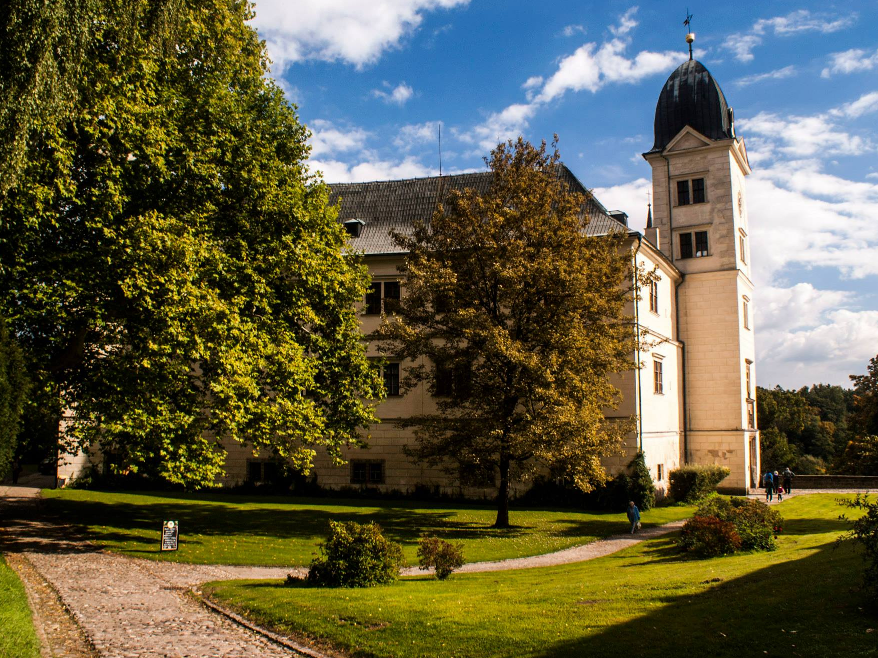
#> input picture imgs/castle.png, 878 x 658 px; the run also reads 1 picture not shown here
$ python main_synthesize_sheet.py --sheet imgs/castle.png --background imgs/debussy.png --output out.png   (older library calls are emulated)
#> lines starting #> are read from the running program, lines starting #| are printed output that depends on the picture; after the words box and inside, x2 and y2 are one past the last pixel; in counts of white or black regions, pixels touching at a corner belong together
### omrsynth/util/io.py
"""
This module implements several shortcuts for loading and saving images.
"""

import numpy as np
import PIL.Image
import skimage.io
import skimage.util
import skimage.color

# Pillow quantization methods
MEDIAN_CUT = 0
MAX_COVERAGE = 1


# [104 lines left out: functions load_binary_float, load_rgb_float, load_float, load_uint8, load_rgb_uint8, load_and_quantize, not called in this run]


def save_image(filename, image_array):
    skimage.io.imsave(filename, image_array)


def save_image_gray(filename, image_array):
    image_gray = skimage.color.rgb2gray(image_array)
    skimage.io.imsave(filename, image_gray)


# [7 lines left out: function image_dims, not called in this run]

### omrsynth/ink.py
"""
This module should simulate ink layer of music sheets...
TODO: Print vs. handwritten ink; degradation parameters and simulation.
"""

import numpy as np
import cv2
import util


# [34 lines left out: function basic_print, not called in this run]

### omrsynth/util/general.py
"""
This module contains general utils that are not worth to separate into
individual modules (at the time of their creation, may be changed in future).
"""

import numpy as np


# [53 lines left out: functions clip_number, clip_image, repeat_to_3_channels, linear_transform, not called in this run]

### omrsynth/omrsynth.py
"""
This module combines individual layers into the resulting synthetic image.
"""

import util.blendops as blendops
import util.imops as imops

import util.general

import util.io as io
import logging
import matplotlib.pyplot as plt
import numpy as np
import skimage.morphology as morph
import os.path


def combine(sheet_mask, background, fg_struct=1.0, sat_scale=0.45,
            hue_shift=0.0, lev_min=0.15, exp=1.0, out_part=0.3):
    """
    Experimental combination of a sheet image layer with a background layer.
    :param sheet_mask:
    :param background:
    :param fg_struct: How much the background texture affects the foreground
    ink (0.0 without texture, 1.0 fully affected by the texture)
    :param sat_scale: Level of foreground saturation (0.0 desaturated, 1.0 fully
    saturated)
    :param hue_shift: Shift in foreground hue (0.0 no shift)
    :param lev_min: Affects ink density (0.0 fully dense, 1.0 invisible)
    :param exp: Affects "darkness" of the ink (1.0 normal, < 1.0 lighter,
    > 1.0 darker)
    :param out_part: Intensity of ink dissolving on the foreground outline
    (0.0 no outline - sharp borders, 0.3-0.5 fair borders, 1.0 sharp and bold)
    :return:
    """

    morph_selem = np.ones((3, 3))
    sheet_mask_eroded = morph.erosion(sheet_mask, selem=morph_selem)

    # Enable blending with RGB by converting grayscale to 3 channels
    sheet_rgb = util.general.repeat_to_3_channels(1 - sheet_mask).astype(np.bool)
    sheet_eroded_rgb = util.general.repeat_to_3_channels(sheet_mask_eroded)

    # Perform experimental blending simulating printed music sheet
    added = blendops.addition(background, sheet_eroded_rgb)
    white_bal = imops.white_balance(added)
    white_bal = blendops.normal(white_bal, sheet_eroded_rgb, fg_struct)
    sat_scaled = imops.hsv_scale(white_bal, sat_scale)
    levels = util.general.linear_transform(sat_scaled, y_min=lev_min)
    masked = blendops.addition(sheet_eroded_rgb, levels)

    overlay_sharp = blendops.multiply(masked, background) ** exp
    overlay_sharp = imops.hsv_scale(overlay_sharp, hue_shift=hue_shift)

    # Outline:
    morph_mask = 1 - sheet_mask
    dilated = morph.binary_dilation(morph_mask)
    outer_outline = np.logical_xor(dilated, morph_mask)
    outer_outline = util.general.repeat_to_3_channels(outer_outline)

    overlay_final = background.copy()
    overlay_final[sheet_rgb] = overlay_sharp[sheet_rgb]

    overlay_final[outer_outline] *= overlay_sharp[outer_outline]
    u, v = out_part, 1 - out_part
    overlay_final[outer_outline] = (u * overlay_final[outer_outline] ** exp
                                    + v * background[outer_outline])

    overlay_final = np.clip(overlay_final, 0, 1)
    return overlay_final


# [99 lines left out: functions main, pixel_cnn_experiment, generate_groundtruth, not called in this run]


# [10 lines that do not run on import are left out]

### omrsynth/util/blendops.py
"""
This module implements several blending operations of two image layers.
All the images are expected to be Numpy arrays of floats between 0.0 and 1.0
and of the same dimensions. The output is an image of the same size.
See https://en.wikipedia.org/wiki/Blend_modes for more information.
"""

import numpy as np
import skimage.color
import general


# [341 lines left out: functions normal, multiply, screen, overlay, hard_light, soft_light and 13 more, not called in this run]

### main_synthesize_sheet.py
"""
Script for synthesizing sheets using OMRSynth.
"""

import argparse

import omrsynth.util.io as io
from omrsynth.ink import basic_print
from omrsynth.omrsynth import combine


def parse_args():
    parser = argparse.ArgumentParser('OMRSynth sheet generator')

    parser.add_argument('--sheet', type=str, required=True,
                        help='Path to the binary sheet image file.')
    parser.add_argument('--background', type=str, required=True,
                        help='Path to the background image file.')
    parser.add_argument('--output', type=str, required=True,
                        help='Path to the generated sheet image.')

    # Parameters of basic print simulation
    parser.add_argument('--level', type=float, required=False, default=0.1,
                        help='Level of printed noise degradation.')
    parser.add_argument('--blur', type=int, required=False, default=3,
                        help='Size of the blurring kernel.')

    # Parameters for combining the simulated print with background
    parser.add_argument('--leak', type=float, required=False, default=1.0,
                        help='How much the background roughness affects the '
                             'foreground ink (0.0 no affection, 1.0 fully '
                             'affected by the texture.')
    parser.add_argument('--saturation', type=float, required=False,
                        default=0.45, help='Level of ink saturation (0.0 '
                                           'desaturated, 1.0 fully saturated.')
    parser.add_argument('--hue_shift', type=float, required=False, default=0.0,
                        help='Shift of foreground ink hue (0.0 no shift, '
                             'typically +/- some small value)')
    parser.add_argument('--density', type=float, required=False, default=0.15,
                        help='Affects ink density in a different way than '
                             'saturation (0.0 fully dense, 1.0 invisible).')
    parser.add_argument('--darkness', type=float, required=False, default=1.0,
                        help='Affects "darkness" of the ink (1.0 normal, < 1.0'
                             ' lighter, > 1.0 darker).')
    parser.add_argument('--outline', type=float, required=False, default=0.3,
                        help='Intensity of ink dissolving on the foreground '
                             'outline (0.0 no outline - sharp borders, '
                             '0.3-0.5 fair borders, 1.0 sharp and bolder)')

    return parser.parse_args()


def main():
    args = parse_args()

    binary_sheet = io.load_binary_float(args.sheet)
#> in load_binary_float, image is the input picture: shape (658, 878, 3); mean R, G, B 96.1, 93.4, 68.8
#> in load_binary_float, `image = skimage.color.rgb2gray(image)`:
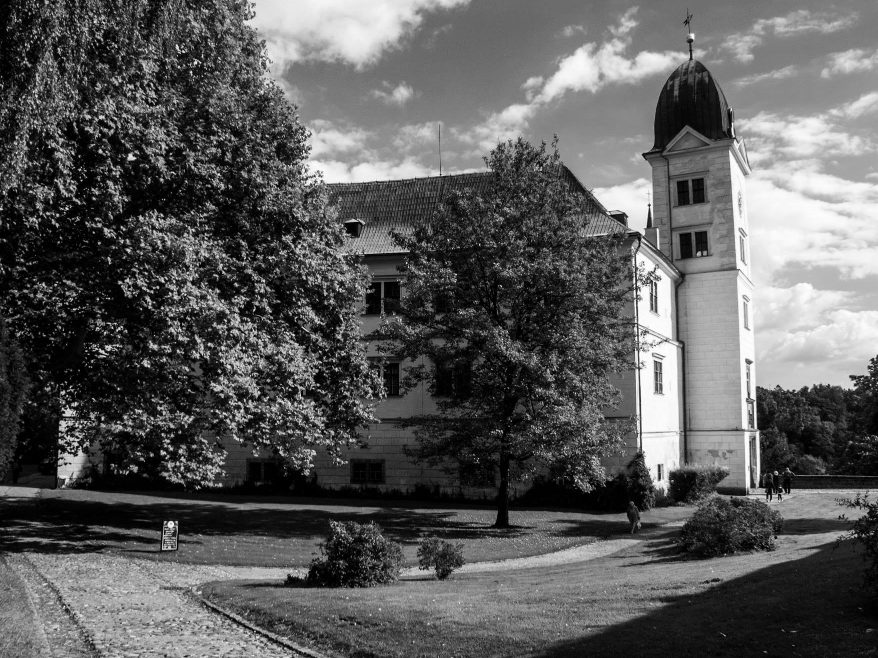
#> image: shape (658, 878) float64; min 0, max 0.999, mean 0.362
#> in load_binary_float, `binary = image >= 0.5 * (image.max() - image.min())`:
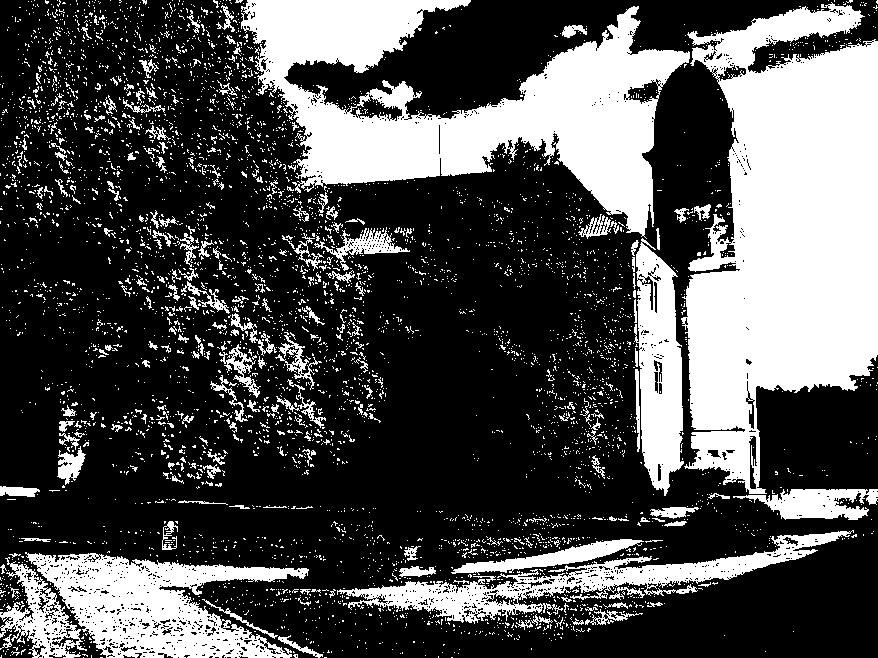
#> binary: shape (658, 878) bool; 31.3% white; 4733 white regions (4500 under 20 px), largest, box (x1, y1, x2, y2) and area: (681, 2, 878, 494) 64024, (241, 0, 690, 239) 45544, (25, 552, 309, 658) 15054
    background = io.load_rgb_float(args.background)
    printed = basic_print(binary_sheet, level=args.level, blur_size=args.blur)
#> in basic_print, `image = noise + image`:
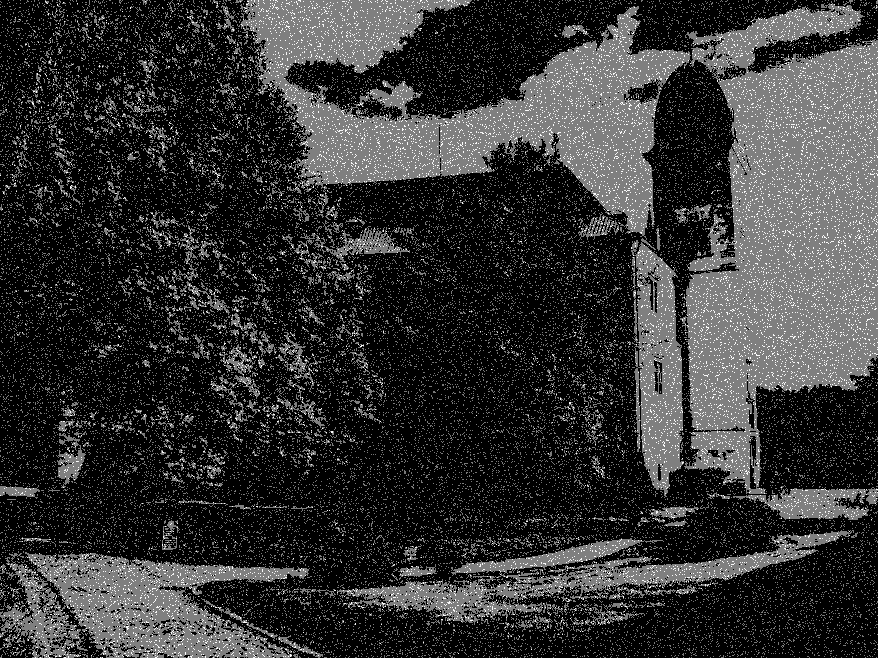
#> image: shape (658, 878) float64; min 0, max 2, mean 0.407; drawn with min black and max white
#> in clip_image, `np.clip(image, 0.0, 1.0, out=image)`:
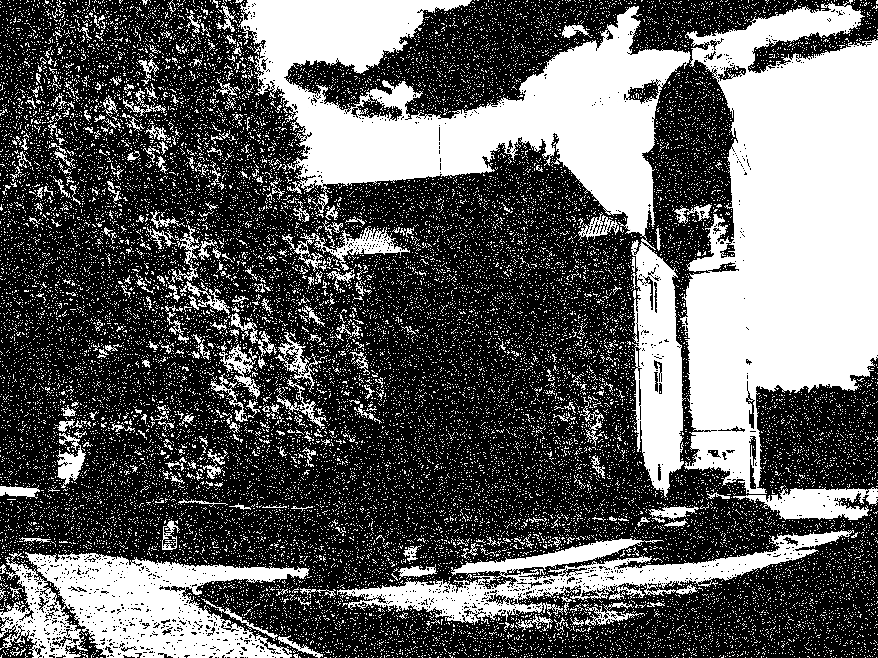
#> image: shape (658, 878) float64; 3.13% of pixels changed, all inside (x1, y1, x2, y2) = (0, 0, 878, 658)
#> in basic_print, `image[noise < 0.0005 * level] = 0.0`: image: shape (658, 878) float64; under 0.01% of pixels changed, all inside (x1, y1, x2, y2) = (171, 0, 741, 645)
    combined = combine(printed, background, fg_struct=args.leak,
                       sat_scale=args.saturation, hue_shift=args.hue_shift,
                       lev_min=args.density, exp=args.darkness,
                       out_part=args.outline)
#> in combine, `sheet_mask_eroded = morph.erosion(sheet_mask, selem=morph_selem)`:
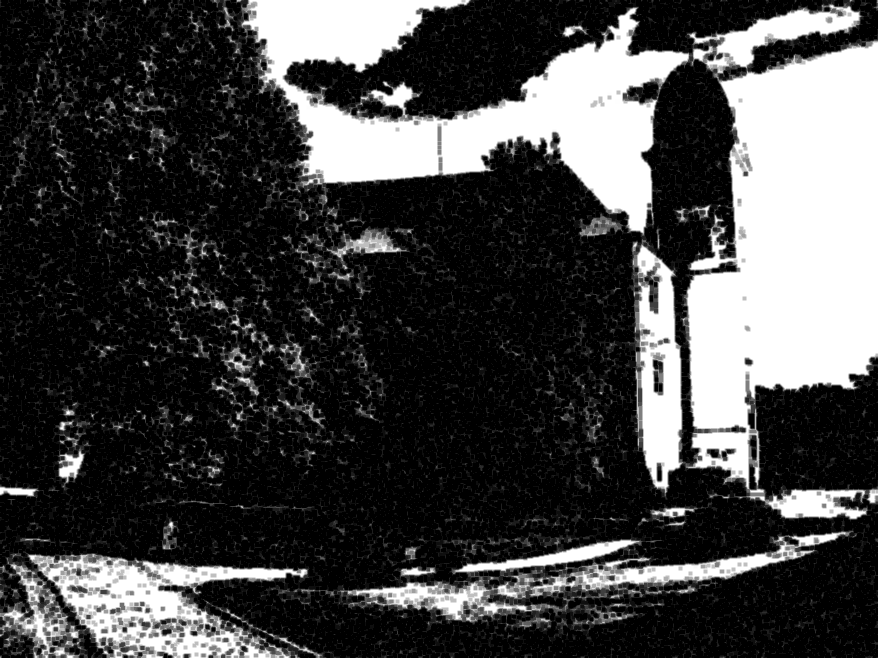
#> sheet_mask_eroded: shape (658, 878) float64; min 0, max 1, mean 0.27
#> in repeat_to_3_channels, `return np.repeat(image[:, :, np.newaxis], 3, axis=2)`:
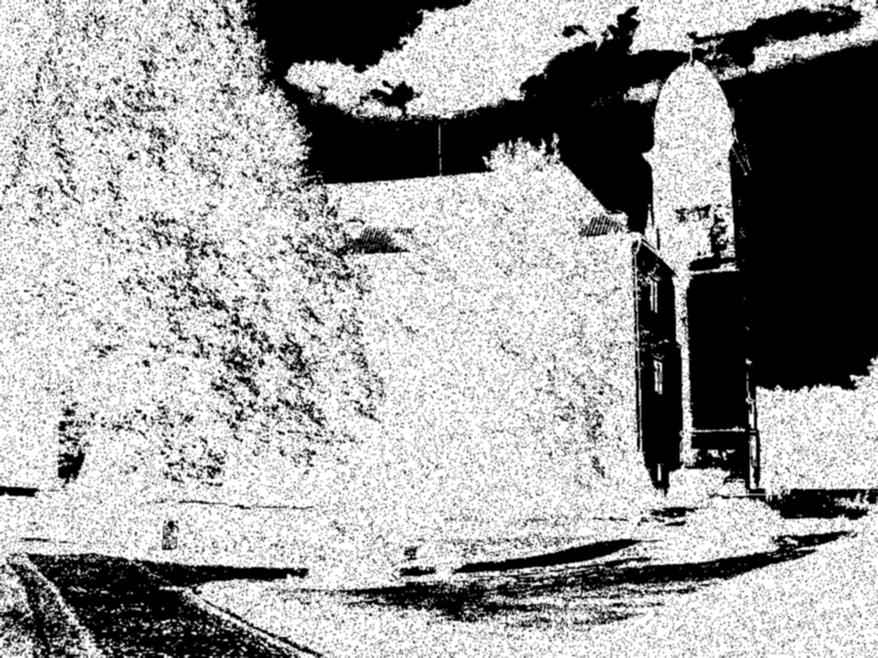
#> returned value: shape (658, 878, 3) float64; min 0, max 1, mean 0.622
#> in combine, `sheet_rgb = util.general.repeat_to_3_channels(1 - sheet_mask).astype(n..`:
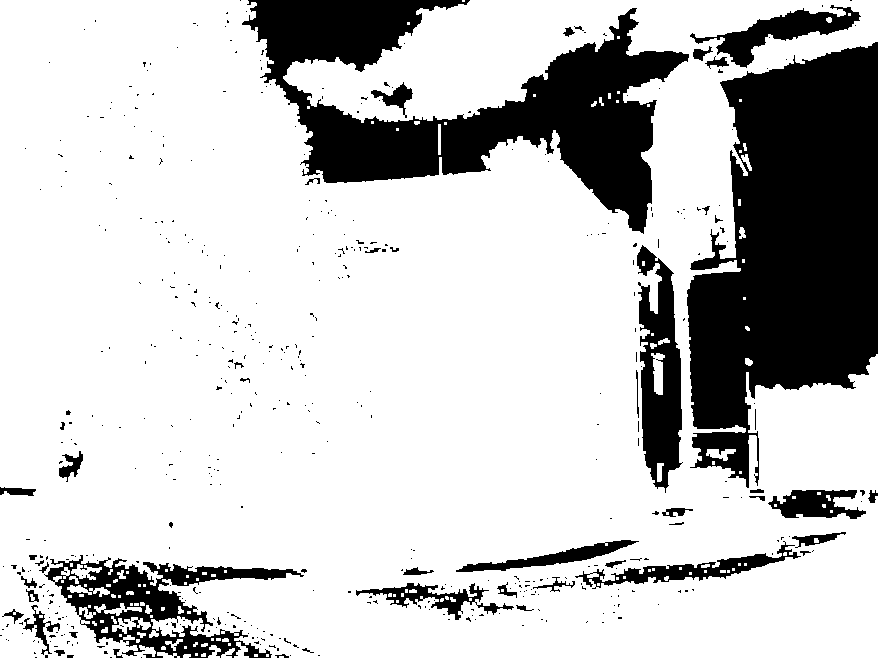
#> sheet_rgb: shape (658, 878, 3) bool; 77.9% white; 494 black regions (444 under 20 px), largest, box (x1, y1, x2, y2) and area: (687, 42, 878, 488) 55997, (242, 0, 689, 234) 39776, (44, 555, 304, 658) 9088

    io.save_image(args.output, combined)


if __name__ == '__main__':
#> (the run stopped early here; a loop or call above may not have finished)
